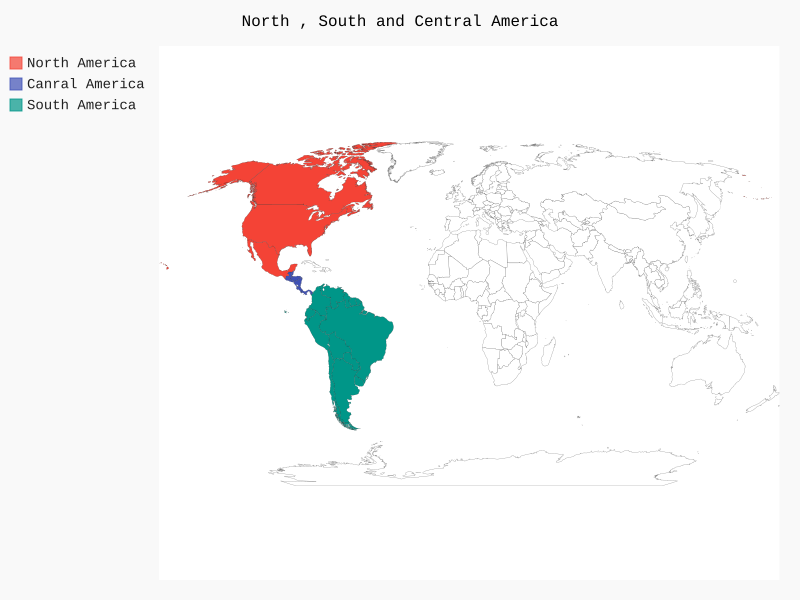

Here is the Python script that generated this plot:
import pygal
from pygal.maps.world import World

wm = World()
wm.title = 'North , South and Central America'

wm.add('North America', ['ca', 'mx', 'us'])
wm.add('Canral America', ['bz', 'cr', 'gt', 'hn', 'ni', 'pa', 'sv'])
wm.add('South America', ['ar', 'bo', 'br', 'cl', 'co', 'ec', 'gf',
'gy', 'pe', 'py', 'sr', 'uy', 've'])

wm.render_to_file('americas.svg')
